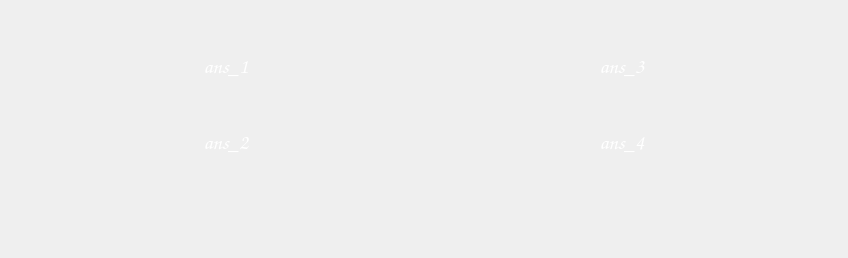
      <widget class="QWidget" name="pageMusic">
       <layout class="QHBoxLayout" name="horizontalLayout_11">
        <item>
         <layout class="QVBoxLayout" name="verticalLayout_8">
          <item>
           <layout class="QHBoxLayout" name="horizontalLayout_12">
            <item>
             <widget class="QLabel" name="label">
              <property name="styleSheet">
               <string notr="true">image: url(:/images/res/music.png);</string>
              </property>
              <property name="text">
               <string/>
              </property>
             </widget>
            </item>
           </layout>
          </item>
          <item>
           <layout class="QVBoxLayout" name="verticalLayout_7">
            <item>
             <layout class="QHBoxLayout" name="horizontalLayout_13">
              <item>
               <spacer name="horizontalSpacer_14">
                <property name="orientation">
                 <enum>Qt::Horizontal</enum>
                </property>
                <property name="sizeHint" stdset="0">
                 <size>
                  <width>40</width>
                  <height>20</height>
                 </size>
                </property>
               </spacer>
              </item>
              <item>
               <layout class="QVBoxLayout" name="verticalLayout_9">
                <item>
                 <widget class="QPushButton" name="answerButton_1">
                  <property name="sizePolicy">
                   <sizepolicy hsizetype="Fixed" vsizetype="Fixed">
                    <horstretch>0</horstretch>
                    <verstretch>0</verstretch>
                   </sizepolicy>
                  </property>
                  <property name="minimumSize">
                   <size>
                    <width>350</width>
                    <height>70</height>
                   </size>
                  </property>
                  <property name="maximumSize">
                   <size>
                    <width>350</width>
                    <height>16777215</height>
                   </size>
                  </property>
                  <property name="font">
                   <font>
                    <family>Comic Sans MS</family>
                    <pointsize>16</pointsize>
                    <weight>50</weight>
                    <italic>false</italic>
                    <bold>false</bold>
                   </font>
                  </property>
                  <property name="styleSheet">
                   <string notr="true">background-color: rgb(255, 255, 255);
color: rgb(255, 255, 255);
background-image: url(:/images/res/button.png);</string>
                  </property>
                  <property name="text">
                   <string>ans_1</string>
                  </property>
                  <property name="flat">
                   <bool>true</bool>
                  </property>
                 </widget>
                </item>
                <item>
                 <widget class="QPushButton" name="answerButton_2">
                  <property name="sizePolicy">
                   <sizepolicy hsizetype="Fixed" vsizetype="Fixed">
                    <horstretch>0</horstretch>
                    <verstretch>0</verstretch>
                   </sizepolicy>
                  </property>
                  <property name="minimumSize">
                   <size>
                    <width>350</width>
                    <height>70</height>
                   </size>
                  </property>
                  <property name="maximumSize">
                   <size>
                    <width>350</width>
                    <height>16777215</height>
                   </size>
                  </property>
                  <property name="font">
                   <font>
                    <family>Comic Sans MS</family>
                    <pointsize>16</pointsize>
                    <weight>50</weight>
                    <italic>false</italic>
                    <bold>false</bold>
                   </font>
                  </property>
                  <property name="styleSheet">
                   <string notr="true">background-color: rgb(255, 255, 255);
color: rgb(255, 255, 255);
background-image: url(:/images/res/button.png);</string>
                  </property>
                  <property name="text">
                   <string>ans_2</string>
                  </property>
                  <property name="flat">
                   <bool>true</bool>
                  </property>
                 </widget>
                </item>
               </layout>
              </item>
              <item>
               <spacer name="horizontalSpacer_12">
                <property name="orientation">
                 <enum>Qt::Horizontal</enum>
                </property>
                <property name="sizeHint" stdset="0">
                 <size>
                  <width>40</width>
                  <height>20</height>
                 </size>
                </property>
               </spacer>
              </item>
              <item>
               <layout class="QVBoxLayout" name="verticalLayout_10">
                <item>
                 <widget class="QPushButton" name="answerButton_3">
                  <property name="sizePolicy">
                   <sizepolicy hsizetype="Fixed" vsizetype="Fixed">
                    <horstretch>0</horstretch>
                    <verstretch>0</verstretch>
                   </sizepolicy>
                  </property>
                  <property name="minimumSize">
                   <size>
                    <width>350</width>
                    <height>70</height>
                   </size>
                  </property>
                  <property name="maximumSize">
                   <size>
                    <width>350</width>
                    <height>16777215</height>
                   </size>
                  </property>
                  <property name="font">
                   <font>
                    <family>Comic Sans MS</family>
                    <pointsize>16</pointsize>
                    <weight>50</weight>
                    <italic>false</italic>
                    <bold>false</bold>
                   </font>
                  </property>
                  <property name="styleSheet">
                   <string notr="true">background-color: rgb(255, 255, 255);
color: rgb(255, 255, 255);
background-image: url(:/images/res/button.png);</string>
                  </property>
                  <property name="text">
                   <string>ans_3</string>
                  </property>
                  <property name="flat">
                   <bool>true</bool>
                  </property>
                 </widget>
                </item>
                <item>
                 <widget class="QPushButton" name="answerButton_4">
                  <property name="sizePolicy">
                   <sizepolicy hsizetype="Fixed" vsizetype="Fixed">
                    <horstretch>0</horstretch>
                    <verstretch>0</verstretch>
                   </sizepolicy>
                  </property>
                  <property name="minimumSize">
                   <size>
                    <width>350</width>
                    <height>70</height>
                   </size>
                  </property>
                  <property name="maximumSize">
                   <size>
                    <width>350</width>
                    <height>16777215</height>
                   </size>
                  </property>
                  <property name="font">
                   <font>
                    <family>Comic Sans MS</family>
                    <pointsize>16</pointsize>
                    <weight>50</weight>
                    <italic>false</italic>
                    <bold>false</bold>
                   </font>
                  </property>
                  <property name="styleSheet">
                   <string notr="true">background-color: rgb(255, 255, 255);
color: rgb(255, 255, 255);
background-image: url(:/images/res/button.png);</string>
                  </property>
                  <property name="text">
                   <string>ans_4</string>
                  </property>
                  <property name="flat">
                   <bool>true</bool>
                  </property>
                 </widget>
                </item>
               </layout>
              </item>
              <item>
               <spacer name="horizontalSpacer_13">
                <property name="orientation">
                 <enum>Qt::Horizontal</enum>
                </property>
                <property name="sizeHint" stdset="0">
                 <size>
                  <width>40</width>
                  <height>20</height>
                 </size>
                </property>
               </spacer>
              </item>
             </layout>
            </item>
           </layout>
          </item>
          <item>
           <spacer name="verticalSpacer_20">
            <property name="orientation">
             <enum>Qt::Vertical</enum>
            </property>
            <property name="sizeType">
             <enum>QSizePolicy::Fixed</enum>
            </property>
            <property name="sizeHint" stdset="0">
             <size>
              <width>20</width>
              <height>70</height>
             </size>
            </property>
           </spacer>
          </item>
         </layout>
        </item>
       </layout>
      </widget>
